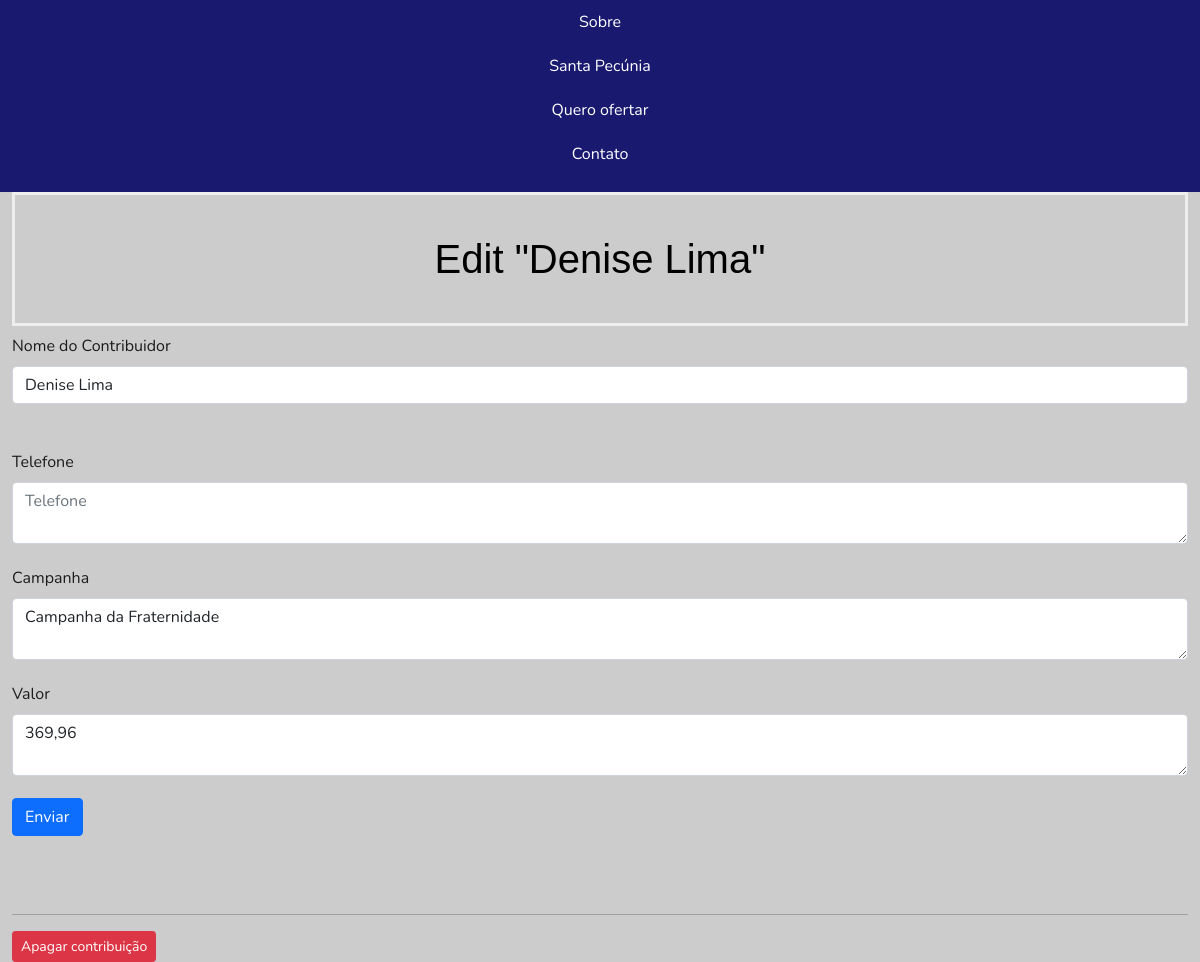
The app's page /1/edit with its own data.
### app.py (models this page shows)
class Posts(db.Model):
    id = db.Column(db.Integer, primary_key=True)
    created = db.Column(db.DateTime, default=datetime.datetime.utcnow)
    title = db.Column(db.String(100), nullable=False)
    content = db.Column(db.String(80), nullable=False)
    campanha = db.Column(db.String(80), nullable=False)

### app.py (the view, shortened to what this page needs)
@app.route('/<int:id>/edit', methods=('GET', 'POST'))
def edit(id):
    post = get_post(id)
    return render_template('edit.html', post=post)

### app.py (called while the page is built)
def get_post(post_id):
    post = Posts.query.filter_by(id=post_id).first()
    if post is None:
        abort(404)
    return post

### templates/edit.html (shortened to what this page needs)
{% extends 'base.html' %}
{% block content %}
<h1>{% block title %} Edit "{{ post['title'] }}" {% endblock %}</h1>
<form method="post">
    <div class="form-group">
        <label for="title">Nome do Contribuidor</label>
        <input type="text" name="title" placeholder="Nome do Contribuidor"
               class="form-control"
               value="{{ request.form['title'] or post['title'] }}">
    </div>
    <div class="form-group">
        <label for="telefone">Telefone</label>
        <textarea name="telefone" placeholder="Telefone"
                  class="form-control">{{ request.form['telefone'] or post['telefone'] }}</textarea>
    </div>
    <div class="form-group">
        <label for="campanha">Campanha</label>
        <textarea name="campanha" placeholder="Campanha"
                  class="form-control">{{ request.form['campanha'] or post['campanha'] }}</textarea>
    </div>
    <div class="form-group">
        <label for="content">Valor</label>
        <textarea name="content" placeholder="Valor"
                  class="form-control">{{ request.form['content'] or post['content'] }}</textarea>
    </div>
    <div class="form-group">
        <button type="submit" class="btn btn-primary">Enviar</button>
    </div>
</form>
<hr>
<form action="{{ url_for('delete', id=post['id']) }}" method="POST">
    <input type="submit" value="Apagar contribuição"
            class="btn btn-danger btn-sm"
            onclick="return confirm('Tem certeza que deseja excluir essa contribuiçao?')">
</form>
{% endblock %}

### static/css/estilo.css (style rules this page uses)
h1 { border: 3px #eee solid; color: blue; text-align: center; padding: 40px; }
body { font-family: Nunito, sans-serif; color: #1c1c1c; }
h1, h2, h3 { font-family: Asap, sans-serif; color: #000000; }

### templates/base.html (style rules this page uses)
div { min-height: 100px; }

### records on screen
Posts: title "Denise Lima", campanha "Campanha da Fraternidade", content "369,96"
